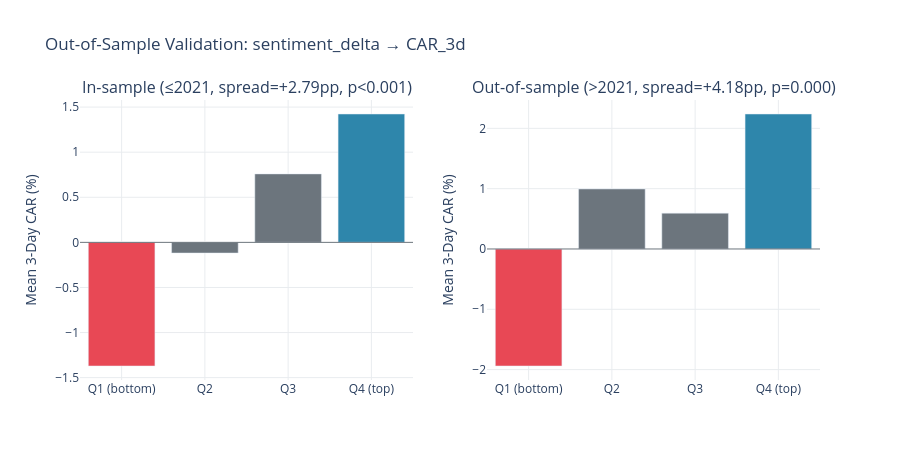

Write notebook code for a chart like this one.
### Markdown cell above
## Out-of-Sample Validation

Train on 2019–2021, apply quantile thresholds to 2022–2023 holdout.
The test period includes the 2022 bear market — a genuinely different regime
from the training window.

### Code cell
oos = out_of_sample_test(df, train_end_year=2021,
                          feature="sentiment_delta", car_column="CAR_3d")

print(f"Training: ≤2021 (n={oos['n_train']:,})  |  "
      f"Test: >2021 (n={oos['n_test']:,})")
print(f"Thresholds from training: {[round(t,4) for t in oos['thresholds']]}")

train_s = oos["train_summary"]
test_s  = oos["test_summary"]

fig = make_subplots(1, 2, subplot_titles=[
    f"In-sample (≤2021, spread={oos['train_spread']['spread']*100:+.2f}pp, p<0.001)",
    f"Out-of-sample (>2021, spread={oos['test_spread']['spread']*100:+.2f}pp, p={oos['test_spread']['p_value']:.3f})",
])

for col_idx, (summary, spread_d) in enumerate(
    [(train_s, oos["train_spread"]), (test_s, oos["test_spread"])], start=1
):
    fig.add_trace(go.Bar(
        x=summary["label"],
        y=summary["mean_car"] * 100,
        marker_color=colors_quartile,
        showlegend=False,
        hovertemplate="%{x}<br>Mean CAR: %{y:.2f}%<extra></extra>",
    ), row=1, col=col_idx)
    fig.update_xaxes(gridcolor=C["grid"], row=1, col=col_idx)
    fig.update_yaxes(title_text="Mean 3-Day CAR (%)", gridcolor=C["grid"],
                     row=1, col=col_idx)

fig.add_hline(y=0, line_color=C["neutral"], line_width=1)
fig.update_layout(
    title="Out-of-Sample Validation: sentiment_delta → CAR_3d",
    plot_bgcolor="white", paper_bgcolor="white",
    height=460,
)
save_fig(fig, "signal_oos_validation", width=1000)

### Figure 1 — Plotly figure (JSON) as saved in the notebook; plotly's stock layout.template omitted (floating-point values rounded to 4 significant figures)
{"data": [{"hovertemplate": "%{x}<br>Mean CAR: %{y:.2f}%<extra></extra>", "marker": {"color": ["#E84855", "#6C757D", "#6C757D", "#2E86AB"]}, "showlegend": false, "type": "bar", "x": ["Q1 (bottom)", "Q2", "Q3", "Q4 (top)"], "xaxis": "x", "y": [-1.371, -0.1184, 0.7591, 1.423], "yaxis": "y"}, {"hovertemplate": "%{x}<br>Mean CAR: %{y:.2f}%<extra></extra>", "marker": {"color": ["#E84855", "#6C757D", "#6C757D", "#2E86AB"]}, "showlegend": false, "type": "bar", "x": ["Q1 (bottom)", "Q2", "Q3", "Q4 (top)"], "xaxis": "x2", "y": [-1.94, 0.9954, 0.594, 2.238], "yaxis": "y2"}], "layout": {"annotations": [{"font": {"size": 16}, "showarrow": false, "text": "In-sample (≤2021, spread=+2.79pp, p<0.001)", "x": 0.225, "xanchor": "center", "xref": "paper", "y": 1.0, "yanchor": "bottom", "yref": "paper"}, {"font": {"size": 16}, "showarrow": false, "text": "Out-of-sample (>2021, spread=+4.18pp, p=0.000)", "x": 0.775, "xanchor": "center", "xref": "paper", "y": 1.0, "yanchor": "bottom", "yref": "paper"}], "height": 460, "paper_bgcolor": "white", "plot_bgcolor": "white", "shapes": [{"line": {"color": "#6C757D", "width": 1}, "type": "line", "x0": 0, "x1": 1, "xref": "x domain", "y0": 0, "y1": 0, "yref": "y"}, {"line": {"color": "#6C757D", "width": 1}, "type": "line", "x0": 0, "x1": 1, "xref": "x2 domain", "y0": 0, "y1": 0, "yref": "y2"}], "title": {"text": "Out-of-Sample Validation: sentiment_delta → CAR_3d"}, "xaxis": {"anchor": "y", "domain": [0.0, 0.45], "gridcolor": "#E9ECEF"}, "xaxis2": {"anchor": "y2", "domain": [0.55, 1.0], "gridcolor": "#E9ECEF"}, "yaxis": {"anchor": "x", "domain": [0.0, 1.0], "gridcolor": "#E9ECEF", "title": {"text": "Mean 3-Day CAR (%)"}}, "yaxis2": {"anchor": "x2", "domain": [0.0, 1.0], "gridcolor": "#E9ECEF", "title": {"text": "Mean 3-Day CAR (%)"}}}}
